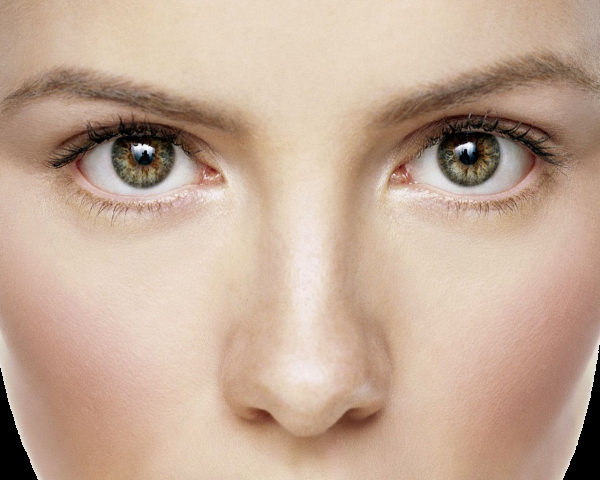
#> input picture OpenCV/L6/eyes.png, 600 x 480 px
$ python L6.py
#> lines starting #> are read from the running program, lines starting #| are printed output that depends on the picture; after the words box and inside, x2 and y2 are one past the last pixel; in counts of white or black regions, pixels touching at a corner belong together
import cv2
import numpy as np

img = cv2.imread("eyes.png")
#> img is the input picture: shape (480, 600, 3); mean B, G, R 151.4, 170.5, 196.9
gray = cv2.cvtColor(img, cv2.COLOR_BGR2GRAY)
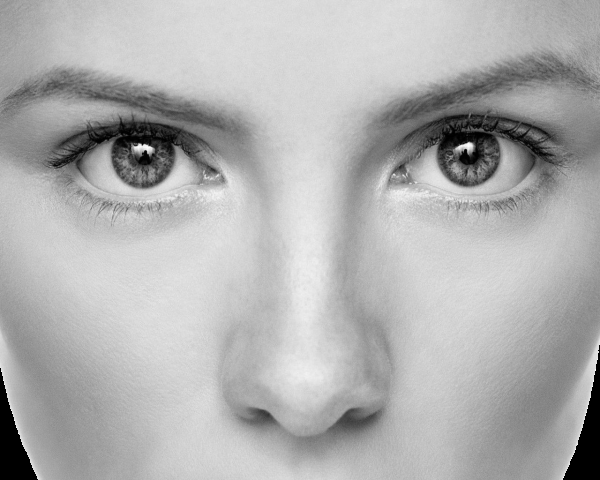
#> gray: shape (480, 600); min 0, max 255, mean 176.2
gray_blurred = cv2.GaussianBlur(gray, (9,9), 2)

detected_circles = cv2.HoughCircles(
    gray_blurred,
    cv2.HOUGH_GRADIENT,
    dp = 1.2,
    minDist = 100,
    param1 = 100,
    param2 = 40,
    minRadius = 30,
    maxRadius = 80,
)
#> detected_circles = [[468.6, 155.4, 31.56], [141, 154.2, 34.56]]

if detected_circles is not None:
    detected_circles = np.uint16(np.around(detected_circles))
#> detected_circles = [[469, 155, 32], [141, 154, 35]]
    for pt in detected_circles[0, :]:
        a, b, r = pt[0], pt[1], pt[2]
        cv2.circle(img, (a, b), r, (0, 255, 0), 2)
        cv2.circle(img, (a, b), 2, (0, 0, 255), 3)
#> this loop made 2 passes
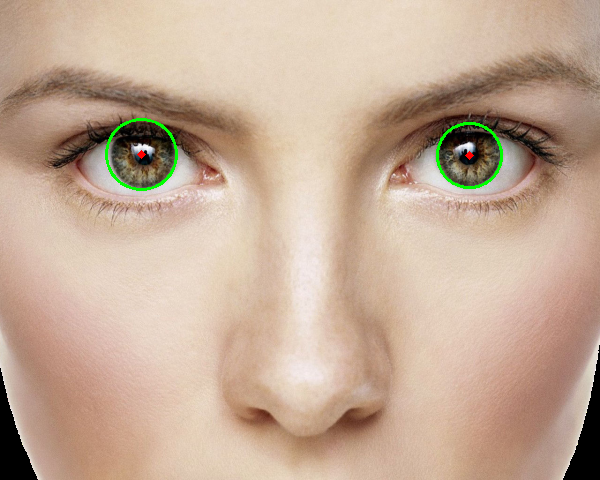
#> img: shape (480, 600, 3); 0.46% of pixels changed, all inside (x1, y1, x2, y2) = (105, 118, 503, 191)

cv2.imshow("Detected Circles", img)
cv2.waitKey(0)
cv2.destroyAllWindows()
